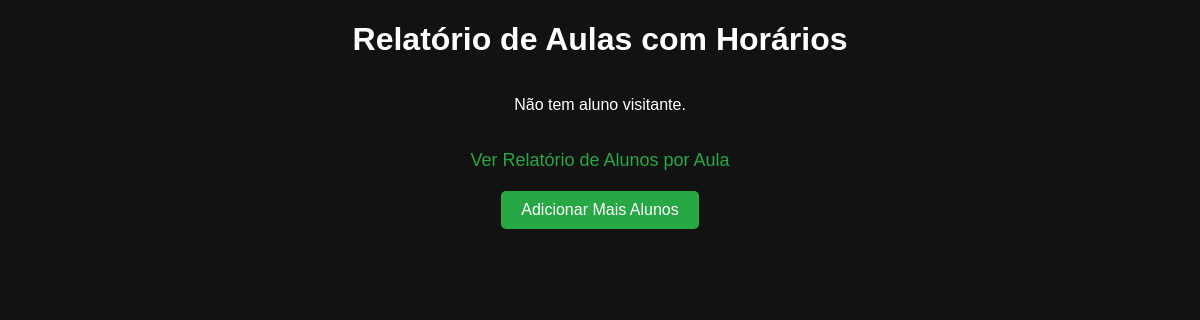
The app's page /relatorio/aulas_com_horarios, older data.
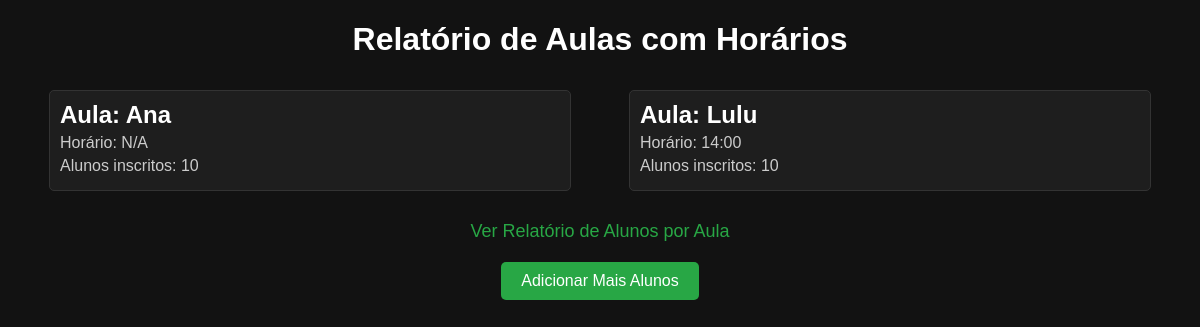
The same page, newer data.
### main.py (models this page shows, shortened)
class Aluno_Visitante(Base):
    __tablename__ = "Aluno_Visitante"
    id              = Column("id", Integer, primary_key=True, autoincrement=True)
    nome            = Column("nome", String, nullable=True)
    descricao       = Column("descrição",String,nullable=True)
    horario         = Column("horario", String, nullable=True)
    max_inscritos   = Column("max_inscritos",Integer,nullable=False, default=10)

### main.py (the view)
@app.route('/relatorio/aulas_com_horarios')
def relatorio_aulas_com_horarios():
    aulas = session.query(Aluno_Visitante).all()
    return render_template('aulas_com_horarios.html', aulas=aulas)

### templates/aulas_com_horarios.html (shortened to what this page needs)
<!DOCTYPE html>
<html>
<head>
</head>
<body>
    <h1>Relatório de Aulas com Horários</h1>
    <div class="container">
        {% if aulas %}
            {% for aula in aulas %}
                <div class="aula">
                    <h2>Aula: {{ aula.nome }}</h2>
                    <p>Horário: {{ aula.horario }}</p>
                    <p>Alunos inscritos: {{ aula.max_inscritos }}</p>
                </div>
            {% endfor %}
        {% else %}
            <p>Não tem aluno visitante.</p>
        {% endif %}
    </div>
    <div class="link">
        <a href="{{ url_for('relatorio_alunos_por_aula') }}">Ver Relatório de Alunos por Aula</a>
    </div>
    <div class="button-container">
        <a href="{{ url_for('adicionar_aluno') }}">Adicionar Mais Alunos</a>
    </div>
</body>
</html>

### templates/aulas_com_horarios.html (style rules this page uses)
body { font-family: Arial, sans-serif; margin: 20px; background-color: #121212; color: #ffffff; }
h1 { text-align: center; color: #ffffff; }
.container { display: flex; flex-wrap: wrap; justify-content: space-around; }
.aula { border: 1px solid #333; padding: 10px; margin: 10px; border-radius: 5px; background-color: #1e1e1e; width: 45%; box-sizing: border-box; }
.aula h2 { margin: 0; color: #ffffff; }
.aula p { margin: 5px 0; color: #cccccc; }
.link { text-align: center; margin-top: 20px; }
.link a { color: #28a745; text-decoration: none; font-size: 18px; }
.button-container { text-align: center; margin-top: 20px; }
.button-container a { display: inline-block; padding: 10px 20px; background-color: #28a745; color: white; text-decoration: none; border-radius: 5px; }

Row changes from the older to the newer data that the page shows:
added Aluno_Visitante: nome "Ana", horario "N/A", max_inscritos "10"
added Aluno_Visitante: nome "Lulu", horario "14:00", max_inscritos "10"
Text that changed along with them:
text no longer shown: "Não tem aluno visitante."
